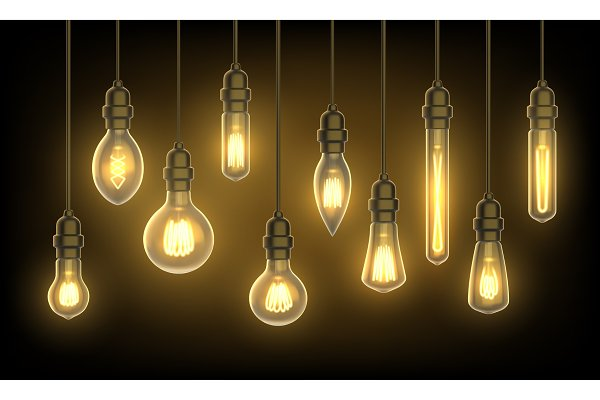
#> input picture bulbs.jpg, 600 x 400 px
$ jupyter execute main.ipynb
#> lines starting #> are read from the running program, lines starting #| are printed output that depends on the picture; after the words box and inside, x2 and y2 are one past the last pixel; in counts of white or black regions, pixels touching at a corner belong together
# IN THE NAME OF GOD

Detect bright spots in image

    steps:
        * read image, show it
        * convert image to gray, then pass it to threshold,
          Makes bright spots in the output binary image white and the rest black
        * do opening operation to remove noise outside of each bright spot
        * find contours and give the unique label to each one

[cell 1]
import cv2
import matplotlib.pyplot as plt

img = cv2.imread('bulbs.jpg')
#> img is the input picture: shape (400, 600, 3); mean B, G, R 49.1, 76.8, 90.8
gray = cv2.cvtColor(img, cv2.COLOR_BGR2GRAY)
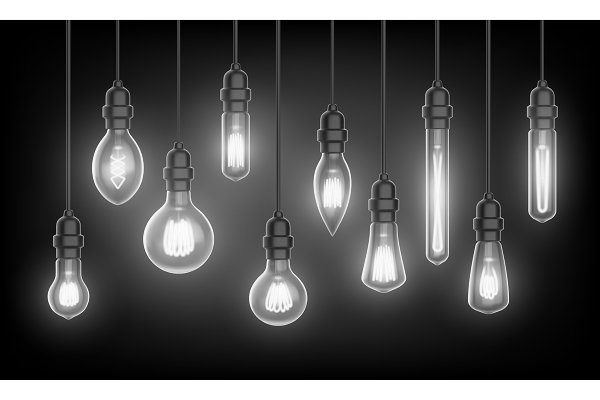
#> gray: shape (400, 600); min 0, max 255, mean 77.8

cv2.imshow('Gray', gray)


_,thresh = cv2.threshold(gray , 200, 255, cv2.THRESH_BINARY)
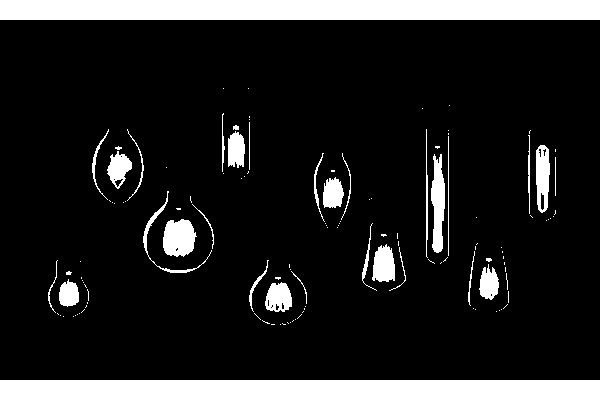
#> thresh: shape (400, 600); 13.7% white; 127 white regions (96 under 20 px), largest, box (x1, y1, x2, y2) and area: (0, 0, 600, 20) 12000, (0, 380, 600, 400) 12000, (163, 219, 197, 257) 1004
cv2.imshow('threshold', thresh)

thresh = cv2.erode(thresh, None, iterations=2)
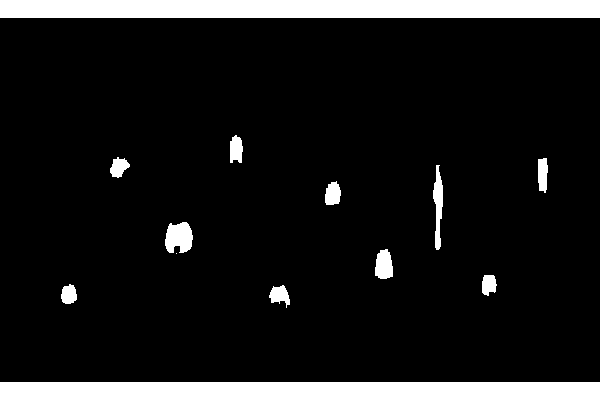
#> thresh: shape (400, 600); 10.5% white; 13 white regions (1 under 20 px), largest, box (x1, y1, x2, y2) and area: (0, 0, 600, 18) 10800, (0, 382, 600, 400) 10800, (165, 222, 193, 253) 680
thresh1 = cv2.dilate(thresh, None, iterations=4)
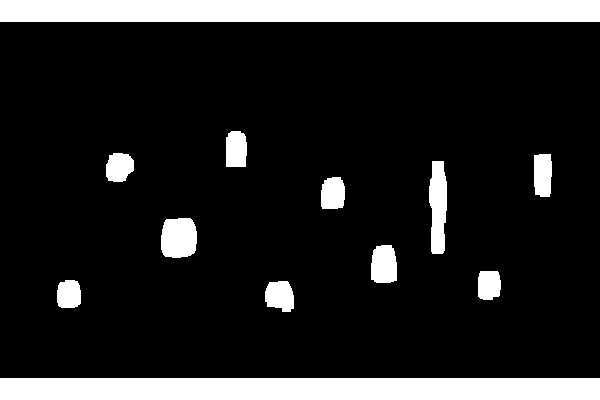
#> thresh1: shape (400, 600); 14.4% white; 12 white regions
cv2.imshow('after opening', thresh1)

cnts,hir = cv2.findContours(thresh1, cv2.RETR_TREE, cv2.CHAIN_APPROX_SIMPLE)
#> cnts = 12 contours; largest, box (x1, y1, x2, y2) and area: (0, 378, 600, 400) 12579, (0, 0, 600, 22) 12579, (429, 161, 447, 254) 1255, (161, 218, 197, 258) 1215, (371, 245, 397, 283) 826; hir = [[1, -1, -1, -1], [2, 0, -1, -1], [3, 1, -1, -1], [4, 2, -1, -1], [5, 3, -1, -1], [6, 4, -1, -1], [7, 5, -1, -1], [8, 6, -1, -1], [9, 7, -1, -1], [10, 8, -1, -1], [11, 9, -1, -1], [-1, 10, -1, -1]]
#for cnt in cnts:
#    cv2.drawContours(img, [cnt], -1, (0,255,0), 2 )

for (i, c) in enumerate(cnts):
    (x, y, w, h) = cv2.boundingRect(c)
    cv2.rectangle(img, (x,y), (x+w, y+h), (0,255,0), 5)
    cv2.putText(img, "#{}".format(i + 1), (x, y - 15), cv2.FONT_HERSHEY_SIMPLEX, 0.45, (255, 255, 255), 3)
#> this loop made 12 passes
#> (x, y, w, h) on passes 2 to 11: (265, 281, 29, 31), (57, 280, 24, 28), (478, 271, 23, 29), (371, 245, 26, 38), (161, 218, 36, 40), (321, 177, 24, 32), (429, 161, 18, 93), (534, 154, 18, 43), (106, 153, 28, 29), (226, 131, 21, 36)
#> (c, x, y, w, h) on passes 1, 12: ([[0, 378], [0, 399], [599, 399], [599, 378]], 0, 378, 600, 22), ([[0, 0], [0, 21], [599, 21], [599, 0]], 0, 0, 600, 22)
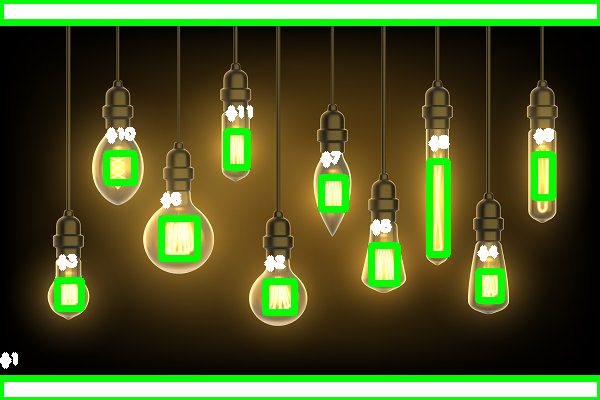
#> img: shape (400, 600, 3); 10.16% of pixels changed, all inside (x1, y1, x2, y2) = (0, 0, 600, 400)


cv2.imshow('Result', img)
cv2.waitKey(0)
cv2.destroyAllWindows()
